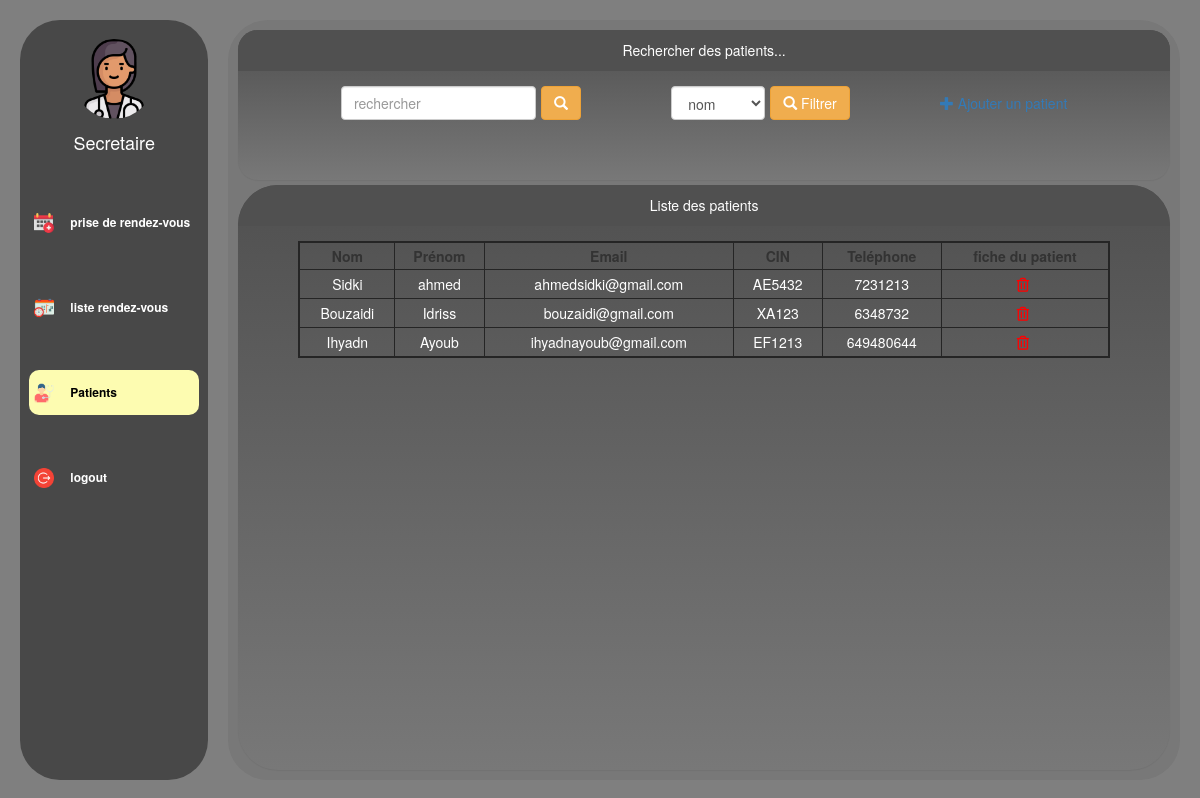
The app's page /pages/patients.php with its own data.
### tables this page shows
CREATE TABLE `patient` (
  `id` int(11) NOT NULL,
  `Nom` varchar(20) NOT NULL,
  `Prenom` varchar(20) NOT NULL,
  `sex` varchar(20) DEFAULT NULL,
  `address` varchar(30) DEFAULT NULL,
  `telephone` int(11) DEFAULT NULL,
  `email` varchar(30) DEFAULT NULL,
  `cin` varchar(20) NOT NULL,
  `birth` date DEFAULT NULL,
  `date_d_ajout` date DEFAULT curdate()
);

### pages/patients.php (the view, shortened to what this page needs)
<?php
require_once("../connexiondb.php");
$requete="select * from patient ORDER BY date_d_ajout DESC";
$statement = $pdo->prepare($requete);
$statement->execute();
 ?>
<!DOCTYPE html>
<html lang="en">
<head>
    <link rel="stylesheet" href="//maxcdn.bootstrapcdn.com/bootstrap/3.3.5/css/bootstrap.min.css">
    <link rel="stylesheet" href="https://pro.fontawesome.com/releases/v5.10.0/css/all.css"
 />
    <link rel="stylesheet" type="text/css" href="..\css\mystyle.css">
    <link rel="stylesheet" href="..\css\sidebar.css" />
</head>
<body>
    <div class="main d-flex">
        <div class="sidebar">
            <?php include("../include/sidebar.php")?>
        </div>
        <div class="dashboard">
            <div class="containerr">
                <div class="panel">
                    <div class="panel-heading">Rechercher des patients...</div>
                    <div class="panel-body">
                        <div class="table_form">
                            <div class="form_grp">
                                <input type="text" name="CIN" placeholder="rechercher" class="form-control"
                                    id="cin_search">
                                <button type="submit" class="btn btn-warning">
                                    <span class="glyphicon glyphicon-search"> </span>
                                </button>
                            </div>
                            <div class="form_grp">
                                <select name="filtrage" class="form-control" id="filtrage">
                                    <option value="0"> nom</option>
                                </select>
                                <button type="submit" class="btn btn-warning" onclick="sortTable()">
                                    <span class="glyphicon glyphicon-search"> </span> Filtrer
                                </button>
                            </div>
                            <a href="ajouterpatient.php">
                                <span class="glyphicon glyphicon-plus"> </span> Ajouter un patient</a>
                        </div>
                    </div>
                </div>
                <div class="panel table_cont">
                    <div class="panel-heading">Liste des patients</div>
                    <div class="panel-body" id="table_wrapper">
                        <div id="table_here">
                            <table class="table table_here" id="mytable">
                                <thead>
                                    <tr>
                                        <th>Nom</th>
                                        <th>Prénom</th>
                                        <th>Email</th>
                                        <th>CIN</th>
                                        <th>Teléphone</th>
                                        <th>fiche du patient</th>
                                    </tr>
                                </thead>
                                <tbody>
                                    <?php while($patient=$statement->fetch(PDO::FETCH_ASSOC)){ ?>
                                    <tr>
                                        <td><?php echo $patient['Nom'] ?> </td>
                                        <td><?php echo $patient ['Prenom'] ?> </td>
                                        <td><?php echo $patient ['email'] ?> </td>
                                        <td><?php echo $patient ['cin'] ?> </td>
                                        <td><?php echo $patient ['telephone'] ?> </td>
                                        <td>
                                            <i class="far fa-trash-alt delete"
                                                onclick="supprimer_rend(<?php echo $patient ['id'] ?>)"> </i>
                                            <?php } ?>
                                        </td>
                                    </tr>
                            </table>
                        </div>
                    </div>
                </div>
            </div>
        </div>
</body>
</html>

### include/sidebar.php (shortened to what this page needs)
<div class="doctor_info">
    <img alt="" src="\CabinetS1\images\secretaire.png" class="doc_img"></img>
    <div class="nom_docteur">
        <h4>Secretaire</h4>
    </div>
</div>
<div class="sidebar_list">
    <a class="<?php echo 'list_item'.($_SERVER['REQUEST_URI']=="/cabinetS1/"?' active':'')?> "
        onclick="changeactive(this)" href="/cabinetS1">
        <img class="fad fa-calendar-alt icon" alt="" src="\CabinetS1\images\appointments.png"></img>
        <div>prise de rendez-vous</div>
    </a>
    <a class="<?php echo 'list_item'.($_SERVER['REQUEST_URI']=="/cabinetS1/pages/rendezVous.php"?' active':'')?> "
        onclick=" changeactive(this)" href="/cabinetS1/pages/rendezVous.php">
        <img class="fad fa-calendar-alt icon" alt="" src="\CabinetS1\images\deadline.png"></img>
        <div>liste rendez-vous</div>
    </a>
    <a class="<?php echo 'list_item'.($_SERVER['REQUEST_URI']=="/cabinetS1/pages/patients.php"?' active':'')?> "
        onclick="changeactive(this)" href="/cabinetS1/pages/patients.php">
        <img class="fad fa-calendar-alt icon" alt="" src="\CabinetS1\images\examination.png"></img>
        <div>Patients</div>
    </a>
    <a class="list_item" onclick="changeactive(this)" href="\CabinetS1\logout.php">
        <img class="fad fa-calendar-alt icon" alt="" src="\CabinetS1\images\logout.png"></img>
        <div>logout</div>
    </a>
</div>

### css/mystyle.css (style rules this page uses)
.panel { background-image: linear-gradient(to top, #787878 0%, #505050 100%); margin-bottom: 5px; border: none; margin-top: 5px; border-radius: 20px; overflow: hidden; height: 20%; }
.panel-heading { background-color: #505050; color: white; text-align: center; }
.panel-body { display: flex; justify-content: center; overflow: hidden; }
.table { text-align: center; border: 2px solid rgb(37, 37, 37); }
.table > thead > tr { padding: 5px; height: 10%; }
.table > thead > tr > th { border: none; border-right: 1px solid rgb(37, 37, 37); text-align: center; padding: 3px; margin: 5px 5px; }
.table > tbody > tr > td { padding: 4px; border: 1px solid rgb(37, 37, 37); color: #fff; }
.containerr { height: 100%; border-radius: 40px; width: 100%; margin: 5px; }
#table_here { width: 100%; max-height: 90%; overflow-y: scroll; }
#table_wrapper { overflow: hidden; height: 100%; }
.table_cont { height: calc(80% - 15px); border-radius: 40px; }
.table_form { display: flex; justify-content: space-around; align-items: center; width: 90%; }
.form_grp { display: flex; align-items: center; justify-content: space-around; margin-right: 5px; }
button { margin-left: 5px; }
.table { width: 90%; overflow: scroll; margin: auto; }
.delete { color: red; cursor: pointer; }
.form-g input, select { height: 50%; width: 90% !important; border-radius: 8px; border: none; background: #f7f6f5; box-shadow: 0px 0px 10px 2px rgba(0, 0, 0, 0.3); }
select option { color: black; }

### css/sidebar.css (style rules this page uses)
body { background-image: linear-gradient(rgba(0,0,0,0.5), rgba(0,0,0,0.5)),url(../images/first_page.jpg); background-size: cover; background-position: center; overflow: hidden; }
.main { display: flex; margin: 20px; overflow-y: hidden; height: 95vh; }
.sidebar { flex: 2; background-color: #484848; height: 95vh; border-radius: 40px; margin-right: 20px; display: flex; width: 100%; justify-content: flex-start; flex-direction: column; align-items: center; }
.doc_img { width: 80px; height: 80px; border-radius: 40px; margin-bottom: 5%; }
.doctor_info { display: flex; flex-direction: column; align-items: center; margin-top: 10%; margin-bottom: 20%; }
.nom_docteur h4 { color: white; }
.sidebar_list { display: flex; flex-direction: column; align-items: flex-start; justify-content: space-between; height: 300px; width: 90%; }
.icon { color: white; width: 20px; height: 20px; margin-right: 10%; }
.list_item { color: white !important; font-weight: bold; cursor: pointer; font-size: 12px; display: flex; align-items: center; width: 100%; height: 15%; padding: 5px; border-radius: 10px; text-decoration: none !important; }
.active { background: rgb(253, 252, 177); color: black !important; }
.dashboard { flex: 10; height: 100%; border-radius: 40px; padding: 5px; background-color: #787878; display: flex; align-items: center; overflow: hidden; justify-content: center; padding: 5px; }
button { transform: scale(1); transition: 0.2s; }

### records on screen
patient: Nom "Sidki", Prenom "ahmed", email "ahmedsidki@gmail.com", cin "AE5432", telephone "7231213"
patient: Nom "Bouzaidi", Prenom "Idriss", email "bouzaidi@gmail.com", cin "XA123", telephone "6348732"
patient: Nom "Ihyadn", Prenom "Ayoub", email "ihyadnayoub@gmail.com", cin "EF1213", telephone "649480644"
